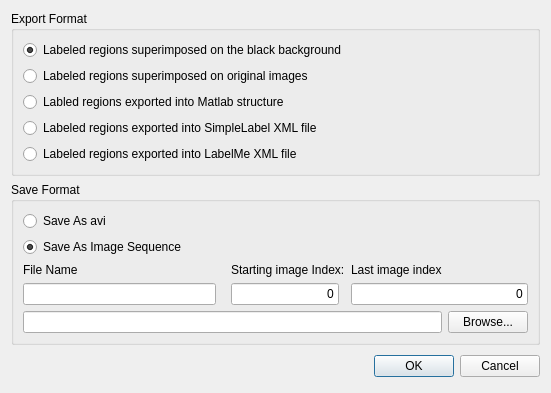
<?xml version="1.0" encoding="UTF-8"?>
<ui version="4.0">
 <class>SaveDialogUi</class>
 <widget class="QDialog" name="SaveDialogUi">
  <property name="geometry">
   <rect>
    <x>0</x>
    <y>0</y>
    <width>551</width>
    <height>353</height>
   </rect>
  </property>
  <property name="sizePolicy">
   <sizepolicy hsizetype="Fixed" vsizetype="Fixed">
    <horstretch>0</horstretch>
    <verstretch>0</verstretch>
   </sizepolicy>
  </property>
  <property name="windowTitle">
   <string>Export Dialog</string>
  </property>
  <property name="modal">
   <bool>true</bool>
  </property>
  <layout class="QGridLayout" name="gridLayout_2">
   <item row="3" column="3">
    <widget class="QPushButton" name="okButton">
     <property name="text">
      <string>OK</string>
     </property>
    </widget>
   </item>
   <item row="3" column="4">
    <widget class="QPushButton" name="cancelButton">
     <property name="text">
      <string>Cancel</string>
     </property>
    </widget>
   </item>
   <item row="3" column="2">
    <spacer>
     <property name="orientation">
      <enum>Qt::Horizontal</enum>
     </property>
     <property name="sizeHint" stdset="0">
      <size>
       <width>131</width>
       <height>31</height>
      </size>
     </property>
    </spacer>
   </item>
   <item row="0" column="0" colspan="5">
    <widget class="QGroupBox" name="gBoxExportFormat">
     <property name="title">
      <string>Export Format</string>
     </property>
     <layout class="QVBoxLayout" name="verticalLayout">
      <item>
       <widget class="QRadioButton" name="rbtnBlackBgrd">
        <property name="text">
         <string>Labeled regions superimposed on the black background</string>
        </property>
        <property name="checked">
         <bool>true</bool>
        </property>
       </widget>
      </item>
      <item>
       <widget class="QRadioButton" name="rbtnOrigImage">
        <property name="text">
         <string>Labeled regions superimposed on original images</string>
        </property>
       </widget>
      </item>
      <item>
       <widget class="QRadioButton" name="rbtnMatlabStruct">
        <property name="text">
         <string>Labled regions exported into Matlab structure</string>
        </property>
       </widget>
      </item>
      <item>
       <widget class="QRadioButton" name="rbtnSimpleLabelXML">
        <property name="text">
         <string>Labeled regions exported into SimpleLabel XML file</string>
        </property>
       </widget>
      </item>
      <item>
       <widget class="QRadioButton" name="rbtLabelMeXML">
        <property name="text">
         <string>Labeled regions exported into LabelMe XML file</string>
        </property>
       </widget>
      </item>
     </layout>
    </widget>
   </item>
   <item row="1" column="0" colspan="5">
    <widget class="QGroupBox" name="gboxSaveFormat">
     <property name="title">
      <string>Save Format</string>
     </property>
     <layout class="QGridLayout" name="gridLayout">
      <item row="0" column="0">
       <widget class="QRadioButton" name="rbtnSaveAsAVI">
        <property name="text">
         <string>Save As avi</string>
        </property>
        <property name="checked">
         <bool>false</bool>
        </property>
       </widget>
      </item>
      <item row="0" column="1" colspan="4">
       <spacer name="horizontalSpacer_2">
        <property name="orientation">
         <enum>Qt::Horizontal</enum>
        </property>
        <property name="sizeHint" stdset="0">
         <size>
          <width>140</width>
          <height>20</height>
         </size>
        </property>
       </spacer>
      </item>
      <item row="1" column="0" colspan="2">
       <widget class="QRadioButton" name="rbtnSaveImgSeq">
        <property name="text">
         <string>Save As Image Sequence</string>
        </property>
        <property name="checked">
         <bool>true</bool>
        </property>
       </widget>
      </item>
      <item row="5" column="0" colspan="5">
       <widget class="QLineEdit" name="edtSavePath">
        <property name="readOnly">
         <bool>true</bool>
        </property>
       </widget>
      </item>
      <item row="5" column="5">
       <widget class="QPushButton" name="btnBrowse">
        <property name="sizePolicy">
         <sizepolicy hsizetype="Fixed" vsizetype="Fixed">
          <horstretch>0</horstretch>
          <verstretch>0</verstretch>
         </sizepolicy>
        </property>
        <property name="text">
         <string>Browse...</string>
        </property>
       </widget>
      </item>
      <item row="3" column="0">
       <widget class="QLineEdit" name="edtFileNamePrefix"/>
      </item>
      <item row="2" column="0">
       <widget class="QLabel" name="lblPrefix">
        <property name="text">
         <string>File Name</string>
        </property>
       </widget>
      </item>
      <item row="2" column="2">
       <widget class="QLabel" name="lblFirstImageIndex">
        <property name="text">
         <string>Starting image Index:</string>
        </property>
       </widget>
      </item>
      <item row="3" column="2">
       <widget class="QLineEdit" name="edtFirstImageIndex">
        <property name="sizePolicy">
         <sizepolicy hsizetype="Fixed" vsizetype="Fixed">
          <horstretch>0</horstretch>
          <verstretch>0</verstretch>
         </sizepolicy>
        </property>
        <property name="maximumSize">
         <size>
          <width>16777215</width>
          <height>16777215</height>
         </size>
        </property>
        <property name="inputMask">
         <string/>
        </property>
        <property name="text">
         <string>0</string>
        </property>
        <property name="maxLength">
         <number>5</number>
        </property>
        <property name="alignment">
         <set>Qt::AlignRight|Qt::AlignTrailing|Qt::AlignVCenter</set>
        </property>
       </widget>
      </item>
      <item row="3" column="3" colspan="3">
       <widget class="QLineEdit" name="edtLastImageIndex">
        <property name="text">
         <string>0</string>
        </property>
        <property name="alignment">
         <set>Qt::AlignRight|Qt::AlignTrailing|Qt::AlignVCenter</set>
        </property>
       </widget>
      </item>
      <item row="2" column="3" colspan="2">
       <widget class="QLabel" name="lblLastImageIndex">
        <property name="text">
         <string>Last image index</string>
        </property>
       </widget>
      </item>
     </layout>
    </widget>
   </item>
  </layout>
 </widget>
 <resources/>
 <connections>
  <connection>
   <sender>okButton</sender>
   <signal>clicked()</signal>
   <receiver>SaveDialogUi</receiver>
   <slot>accept()</slot>
   <hints>
    <hint type="sourcelabel">
     <x>278</x>
     <y>253</y>
    </hint>
    <hint type="destinationlabel">
     <x>96</x>
     <y>254</y>
    </hint>
   </hints>
  </connection>
  <connection>
   <sender>cancelButton</sender>
   <signal>clicked()</signal>
   <receiver>SaveDialogUi</receiver>
   <slot>reject()</slot>
   <hints>
    <hint type="sourcelabel">
     <x>369</x>
     <y>253</y>
    </hint>
    <hint type="destinationlabel">
     <x>179</x>
     <y>282</y>
    </hint>
   </hints>
  </connection>
 </connections>
</ui>
